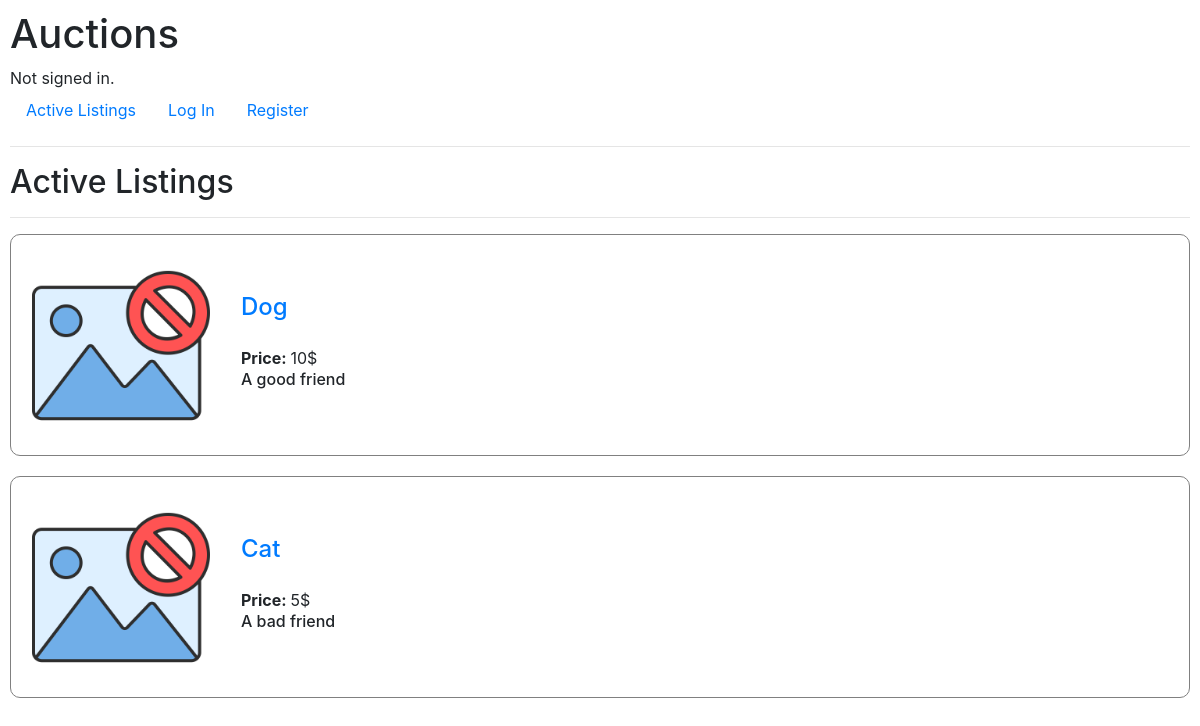
Page /categories/Animals on the committed database.
### auctions/models.py (models this page shows)
class Listing(models.Model):
    title = models.CharField(max_length=64)
    description = models.TextField()
    starting_bid = models.PositiveIntegerField()
    image_url = models.CharField(max_length=500)
    category = models.ForeignKey(Category, on_delete=models.SET_NULL, null=True, blank=True, related_name="listings")
    creator = models.ForeignKey(User, on_delete=models.CASCADE, related_name="created_listings")
    winner = models.ForeignKey(User, on_delete=models.CASCADE, blank=True, null=True)

### auctions/views.py (the view)
# urls.py: path("categories/<str:category>", views.category, name="category_all")
def category(request, category):
    category_obj = Category.objects.filter(category=category).first()
    listings = category_obj.listings.all()
    return render(request, "auctions/in_category.html", {
        "listings": listings
    })

### auctions/templates/auctions/in_category.html
{% extends "auctions/layout.html" %}
{% block body %}
    <h2>Active Listings</h2>
    <hr>
    {% for listing in listings %}
        <div class="listing">
            <img src="{{ listing.image_url }}">
            <div class="listing-info">
                <a href="{% url 'listing' listing_id=listing.id %}"><h3>{{ listing.title }}</h3></a><br>
                <p><b>Price: </b>{{ listing.starting_bid }}$</p>
                <p><h6>{{ listing.description }}</h6></p>
            </div>
        </div>
    {% endfor %}
{% endblock %}

### auctions/static/auctions/styles.css (style rules this page uses)
body { padding: 10px; }
.listing { display: flex; border: 1px solid grey; border-radius: 10px; margin-bottom: 20px; padding: 10px; flex-direction: row; align-items: center; }
.listing img { width: 200px; height: 200px; object-fit: cover; margin-right: 20px; }
.listing-info { flex: 1; }
.listing h3 { margin: 0; font-size: 24px; }
.listing p { margin: 0; font-size: 16px; }

### rows in the picture
Listing: image_url (picture), title "Dog", starting_bid "10", description "A good friend"
Listing: image_url (picture), title "Cat", starting_bid "5", description "A bad friend"
